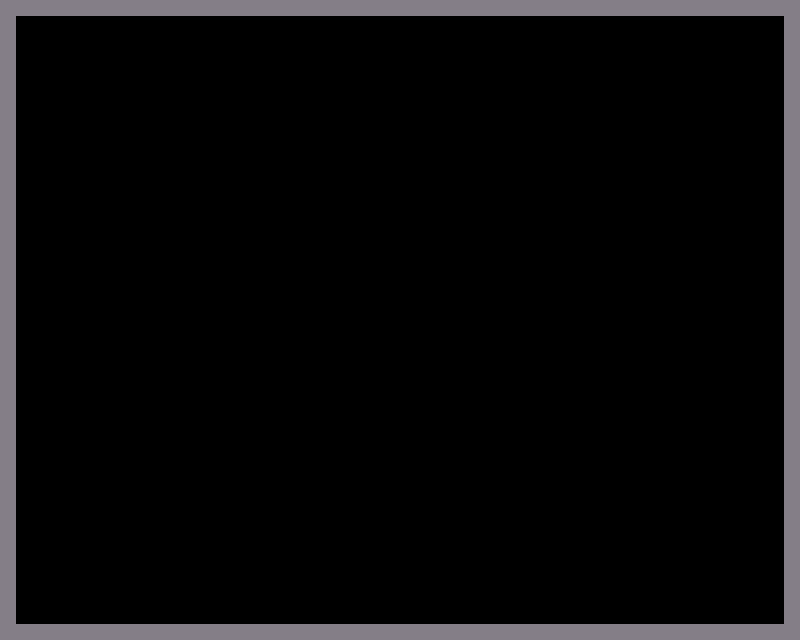

A level layout from a 2D game, rendered from its tile map. Below: a short description, then the map file with its tile-grid data intact:
An orthogonal 50x40 tile map with 16x16 px tiles, 1 tile layer (Walls) and 7 objects (Text, SmallAsteroid, LargeAsteroid, Spaceship, Goal).

<map version="1.10" tiledversion="1.11.0" orientation="orthogonal" renderorder="right-down" width="50" height="40" tilewidth="16" tileheight="16" infinite="0" nextlayerid="9" nextobjectid="87">
 <tileset firstgid="1" source="../tilesets/environment.tsx" />
 <layer id="1" name="Walls" class="walls" width="50" height="40">
  <properties>
   <property name="solid" type="bool" value="true" />
  </properties>
  <data encoding="csv">
1,1,1,1,1,1,1,1,1,1,1,1,1,1,1,1,1,1,1,1,1,1,1,1,1,1,1,1,1,1,1,1,1,1,1,1,1,1,1,1,1,1,1,1,1,1,1,1,1,1,
1,0,0,0,0,0,0,0,0,0,0,0,0,0,0,0,0,0,0,0,0,0,0,0,0,0,0,0,0,0,0,0,0,0,0,0,0,0,0,0,0,0,0,0,0,0,0,0,0,1,
1,0,0,0,0,0,0,0,0,0,0,0,0,0,0,0,0,0,0,0,0,0,0,0,0,0,0,0,0,0,0,0,0,0,0,0,0,0,0,0,0,0,0,0,0,0,0,0,0,1,
1,0,0,0,0,0,0,0,0,0,0,0,0,0,0,0,0,0,0,0,0,0,0,0,0,0,0,0,0,0,0,0,0,0,0,0,0,0,0,0,0,0,0,0,0,0,0,0,0,1,
1,0,0,0,0,0,0,0,0,0,0,0,0,0,0,0,0,0,0,0,0,0,0,0,0,0,0,0,0,0,0,0,0,0,0,0,0,0,0,0,0,0,0,0,0,0,0,0,0,1,
1,0,0,0,0,0,0,0,0,0,0,0,0,0,0,0,0,0,0,0,0,0,0,0,0,0,0,0,0,0,0,0,0,0,0,0,0,0,0,0,0,0,0,0,0,0,0,0,0,1,
1,0,0,0,0,0,0,0,0,0,0,0,0,0,0,0,0,0,0,0,0,0,0,0,0,0,0,0,0,0,0,0,0,0,0,0,0,0,0,0,0,0,0,0,0,0,0,0,0,1,
1,0,0,0,0,0,0,0,0,0,0,0,0,0,0,0,0,0,0,0,0,0,0,0,0,0,0,0,0,0,0,0,0,0,0,0,0,0,0,0,0,0,0,0,0,0,0,0,0,1,
1,0,0,0,0,0,0,0,0,0,0,0,0,0,0,0,0,0,0,0,0,0,0,0,0,0,0,0,0,0,0,0,0,0,0,0,0,0,0,0,0,0,0,0,0,0,0,0,0,1,
1,0,0,0,0,0,0,0,0,0,0,0,0,0,0,0,0,0,0,0,0,0,0,0,0,0,0,0,0,0,0,0,0,0,0,0,0,0,0,0,0,0,0,0,0,0,0,0,0,1,
1,0,0,0,0,0,0,0,0,0,0,0,0,0,0,0,0,0,0,0,0,0,0,0,0,0,0,0,0,0,0,0,0,0,0,0,0,0,0,0,0,0,0,0,0,0,0,0,0,1,
1,0,0,0,0,0,0,0,0,0,0,0,0,0,0,0,0,0,0,0,0,0,0,0,0,0,0,0,0,0,0,0,0,0,0,0,0,0,0,0,0,0,0,0,0,0,0,0,0,1,
1,0,0,0,0,0,0,0,0,0,0,0,0,0,0,0,0,0,0,0,0,0,0,0,0,0,0,0,0,0,0,0,0,0,0,0,0,0,0,0,0,0,0,0,0,0,0,0,0,1,
1,0,0,0,0,0,0,0,0,0,0,0,0,0,0,0,0,0,0,0,0,0,0,0,0,0,0,0,0,0,0,0,0,0,0,0,0,0,0,0,0,0,0,0,0,0,0,0,0,1,
1,0,0,0,0,0,0,0,0,0,0,0,0,0,0,0,0,0,0,0,0,0,0,0,0,0,0,0,0,0,0,0,0,0,0,0,0,0,0,0,0,0,0,0,0,0,0,0,0,1,
1,0,0,0,0,0,0,0,0,0,0,0,0,0,0,0,0,0,0,0,0,0,0,0,0,0,0,0,0,0,0,0,0,0,0,0,0,0,0,0,0,0,0,0,0,0,0,0,0,1,
1,0,0,0,0,0,0,0,0,0,0,0,0,0,0,0,0,0,0,0,0,0,0,0,0,0,0,0,0,0,0,0,0,0,0,0,0,0,0,0,0,0,0,0,0,0,0,0,0,1,
1,0,0,0,0,0,0,0,0,0,0,0,0,0,0,0,0,0,0,0,0,0,0,0,0,0,0,0,0,0,0,0,0,0,0,0,0,0,0,0,0,0,0,0,0,0,0,0,0,1,
1,0,0,0,0,0,0,0,0,0,0,0,0,0,0,0,0,0,0,0,0,0,0,0,0,0,0,0,0,0,0,0,0,0,0,0,0,0,0,0,0,0,0,0,0,0,0,0,0,1,
1,0,0,0,0,0,0,0,0,0,0,0,0,0,0,0,0,0,0,0,0,0,0,0,0,0,0,0,0,0,0,0,0,0,0,0,0,0,0,0,0,0,0,0,0,0,0,0,0,1,
1,0,0,0,0,0,0,0,0,0,0,0,0,0,0,0,0,0,0,0,0,0,0,0,0,0,0,0,0,0,0,0,0,0,0,0,0,0,0,0,0,0,0,0,0,0,0,0,0,1,
1,0,0,0,0,0,0,0,0,0,0,0,0,0,0,0,0,0,0,0,0,0,0,0,0,0,0,0,0,0,0,0,0,0,0,0,0,0,0,0,0,0,0,0,0,0,0,0,0,1,
1,0,0,0,0,0,0,0,0,0,0,0,0,0,0,0,0,0,0,0,0,0,0,0,0,0,0,0,0,0,0,0,0,0,0,0,0,0,0,0,0,0,0,0,0,0,0,0,0,1,
1,0,0,0,0,0,0,0,0,0,0,0,0,0,0,0,0,0,0,0,0,0,0,0,0,0,0,0,0,0,0,0,0,0,0,0,0,0,0,0,0,0,0,0,0,0,0,0,0,1,
1,0,0,0,0,0,0,0,0,0,0,0,0,0,0,0,0,0,0,0,0,0,0,0,0,0,0,0,0,0,0,0,0,0,0,0,0,0,0,0,0,0,0,0,0,0,0,0,0,1,
1,0,0,0,0,0,0,0,0,0,0,0,0,0,0,0,0,0,0,0,0,0,0,0,0,0,0,0,0,0,0,0,0,0,0,0,0,0,0,0,0,0,0,0,0,0,0,0,0,1,
1,0,0,0,0,0,0,0,0,0,0,0,0,0,0,0,0,0,0,0,0,0,0,0,0,0,0,0,0,0,0,0,0,0,0,0,0,0,0,0,0,0,0,0,0,0,0,0,0,1,
1,0,0,0,0,0,0,0,0,0,0,0,0,0,0,0,0,0,0,0,0,0,0,0,0,0,0,0,0,0,0,0,0,0,0,0,0,0,0,0,0,0,0,0,0,0,0,0,0,1,
1,0,0,0,0,0,0,0,0,0,0,0,0,0,0,0,0,0,0,0,0,0,0,0,0,0,0,0,0,0,0,0,0,0,0,0,0,0,0,0,0,0,0,0,0,0,0,0,0,1,
1,0,0,0,0,0,0,0,0,0,0,0,0,0,0,0,0,0,0,0,0,0,0,0,0,0,0,0,0,0,0,0,0,0,0,0,0,0,0,0,0,0,0,0,0,0,0,0,0,1,
1,0,0,0,0,0,0,0,0,0,0,0,0,0,0,0,0,0,0,0,0,0,0,0,0,0,0,0,0,0,0,0,0,0,0,0,0,0,0,0,0,0,0,0,0,0,0,0,0,1,
1,0,0,0,0,0,0,0,0,0,0,0,0,0,0,0,0,0,0,0,0,0,0,0,0,0,0,0,0,0,0,0,0,0,0,0,0,0,0,0,0,0,0,0,0,0,0,0,0,1,
1,0,0,0,0,0,0,0,0,0,0,0,0,0,0,0,0,0,0,0,0,0,0,0,0,0,0,0,0,0,0,0,0,0,0,0,0,0,0,0,0,0,0,0,0,0,0,0,0,1,
1,0,0,0,0,0,0,0,0,0,0,0,0,0,0,0,0,0,0,0,0,0,0,0,0,0,0,0,0,0,0,0,0,0,0,0,0,0,0,0,0,0,0,0,0,0,0,0,0,1,
1,0,0,0,0,0,0,0,0,0,0,0,0,0,0,0,0,0,0,0,0,0,0,0,0,0,0,0,0,0,0,0,0,0,0,0,0,0,0,0,0,0,0,0,0,0,0,0,0,1,
1,0,0,0,0,0,0,0,0,0,0,0,0,0,0,0,0,0,0,0,0,0,0,0,0,0,0,0,0,0,0,0,0,0,0,0,0,0,0,0,0,0,0,0,0,0,0,0,0,1,
1,0,0,0,0,0,0,0,0,0,0,0,0,0,0,0,0,0,0,0,0,0,0,0,0,0,0,0,0,0,0,0,0,0,0,0,0,0,0,0,0,0,0,0,0,0,0,0,0,1,
1,0,0,0,0,0,0,0,0,0,0,0,0,0,0,0,0,0,0,0,0,0,0,0,0,0,0,0,0,0,0,0,0,0,0,0,0,0,0,0,0,0,0,0,0,0,0,0,0,1,
1,0,0,0,0,0,0,0,0,0,0,0,0,0,0,0,0,0,0,0,0,0,0,0,0,0,0,0,0,0,0,0,0,0,0,0,0,0,0,0,0,0,0,0,0,0,0,0,0,1,
1,1,1,1,1,1,1,1,1,1,1,1,1,1,1,1,1,1,1,1,1,1,1,1,1,1,1,1,1,1,1,1,1,1,1,1,1,1,1,1,1,1,1,1,1,1,1,1,1,1
</data>
 </layer>
 <objectgroup id="3" name="Texts">
  <object id="77" type="Text" x="112" y="144" width="80.2344" height="18.8438">
   <text wrap="1">Hello World</text>
  </object>
 </objectgroup>
 <objectgroup id="5" name="Objects">
  <object id="78" template="templates/small-asteroid.tx" type="SmallAsteroid" x="320" y="160" />
  <object id="79" template="templates/large-asteroid.tx" type="LargeAsteroid" x="320" y="480" />
  <object id="81" template="templates/spaceship.tx" type="Spaceship" x="160" y="320">
   <properties>
    <property name="disableCanon" type="bool" value="false" />
    <property name="facing" value="right" />
   </properties>
  </object>
  <object id="83" template="templates/large-asteroid.tx" x="480" y="320">
   <properties>
    <property name="color" value="#ff00ff" />
   </properties>
  </object>
  <object id="84" template="templates/small-asteroid.tx" x="480" y="160">
   <properties>
    <property name="color" value="0000ff" />
   </properties>
  </object>
  <object id="85" template="templates/goal.tx" type="Goal" x="320" y="320" />
 </objectgroup>
</map>
